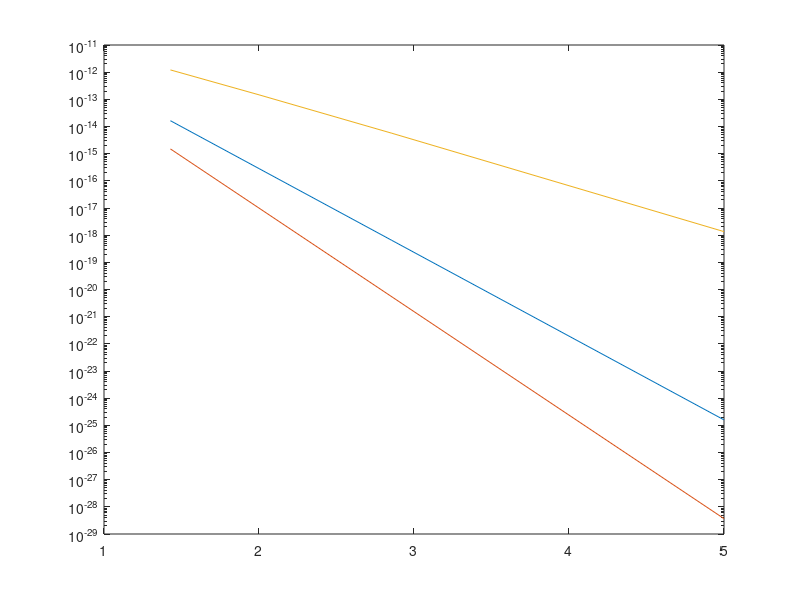

Here is the MATLAB script that generated this plot:
close all
clc
clear all

Tv = [2000, 3500, 5000, 7000];

C  = 2.5e14
n  = 0.0
Tr = 71000

K = C .* Tv.^n .* exp( - Tr ./ Tv) ./ 6.0221409e+23

figure
semilogy(10000./Tv,K)
hold on



C  = 2.5e14
n  = 0.0
Tr = 87740

K = C .* Tv.^n .* exp( - Tr ./ Tv) ./ 6.0221409e+23
semilogy(10000./Tv,K)




C  = 4.8e16
n  = -0.6
Tr = 40480

K = C .* Tv.^n .* exp( - Tr ./ Tv) ./ 6.0221409e+23
semilogy(10000./Tv,K)


